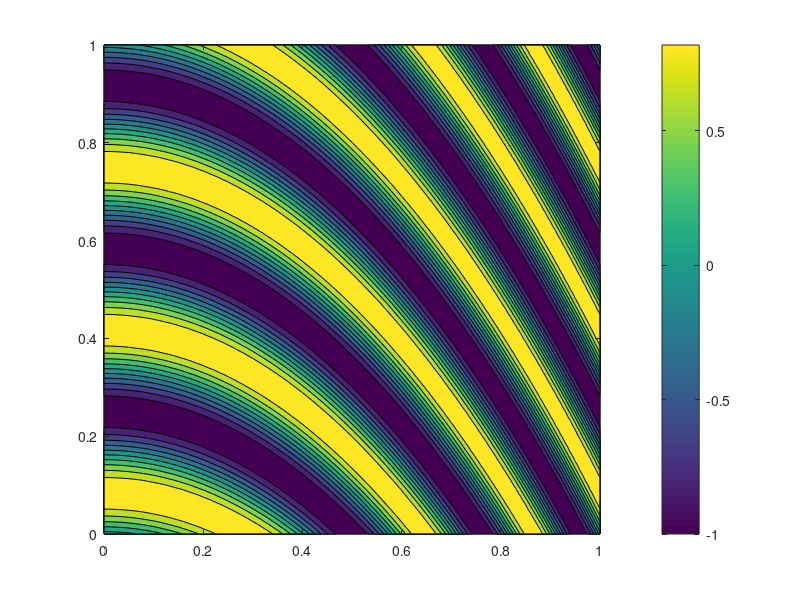
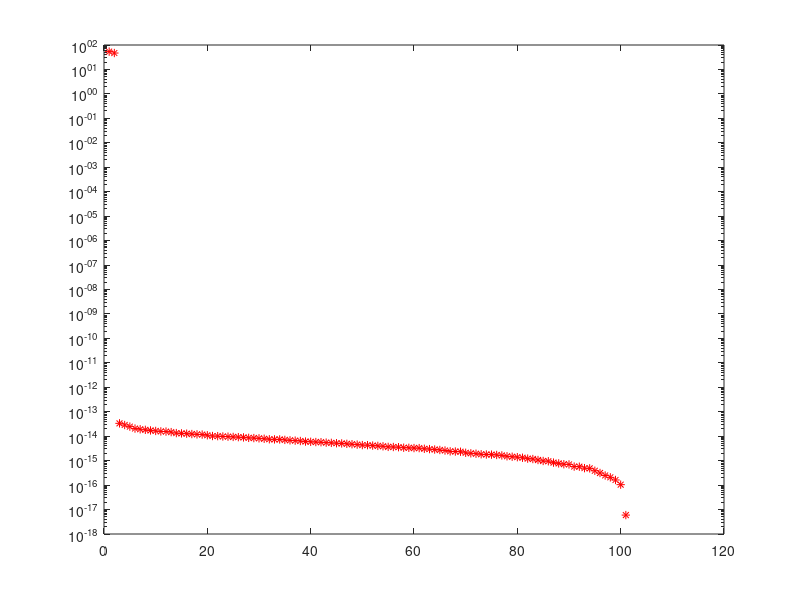
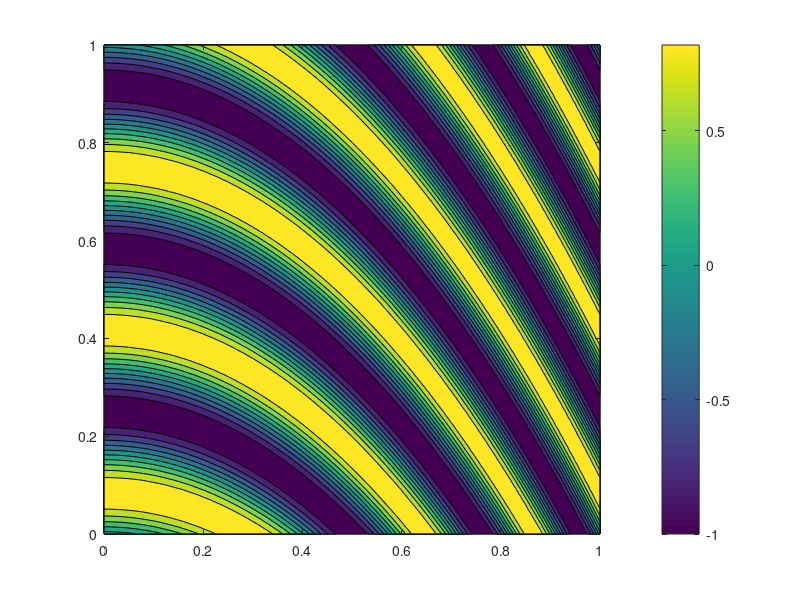

MATLAB code to generate these figures, in order:
%% Exercise 1
clear all
close all
format long

n = 400;
v = ones( n,1 );
f = @(x) v' * x;

sigma = 0.01;

M = eye( n );
A = zeros( 2*n-1, n );
b = zeros( 2*n-1, 1 );
for i = 1 : n
    e = M(:,i);
    b(i) = f(e) + sigma * randn(1);
    A(i,:) = e';
end

M(n,:) = 1;
for i = 1 : n-1
    e = M(:,i);
    b(n+i) = f(e) + sigma * randn(1);
    A(n+i,:) = e';
end

% Check that the associated normal equations have a unique solution.
if rank( A ) == min( size( A ) )
    fprintf( "A is full rank.\n" )
else
    fprintf( "A is not full rank (rank=%d).\n", rank( A ) )
end
    
% (a) Solve the system by solving the normal equations using Cholesky
A_n = A' * A;
b_n = A' * b;
fprintf( "The condition number of A' * A is %f\n", cond(A' * A) )
L = chol( A_n, 'lower' );
ya = L \ ( b_n );
xa = L' \ ya;

% (b) Solve the system by using the SVD decomposition
[ U,S,V ] = svd( A, 0 );
IS = S';
for i = 1 : n
    IS(i,i) = 1 / S(i,i);
end
xb = V * inv(S) * U' * b;
% Compare the numerical solutions with the reference solution xex = v
xex = v;
err2_a = norm( xa - xex ) / norm( xex );
err2_b = norm( xb - xex ) / norm( xex );
erri_a = norm( xa - xex, Inf ) / norm( xex, Inf );
erri_b = norm( xb - xex, Inf ) / norm( xex, Inf );

fprintf( "\nRelative error (L2):" )
fprintf( "\nNormal equations + Cholesky: %1.15e", err2_a )
fprintf( "\nSVD decomposition:           %1.15e\n", err2_b )

fprintf( "\nRelative error (Linf):" )
fprintf( "\nNormal equations + Cholesky: %1.15e", erri_a )
fprintf( "\nSVD decomposition:           %1.15e\n", erri_b )

%% Exercise 1
%  Repeat the computation for sigma = 2 and discuss the differences.
%  Get the same errors for Cholesky and SVD

clear all
close all
format long
n = 400;
v = ones( n,1 );
f = @(x) v' * x;

sigma = 2;

M = eye( n );
A = zeros( 2*n-1, n );
b = zeros( 2*n-1, 1 );
for i = 1 : n
    e = M(:,i);
    b(i) = f(e) + sigma * randn(1);
    A(i,:) = e';
end

M(n,:) = 1;
for i = 1 : n-1
    e = M(:,i);
    b(n+i) = f(e) + sigma * randn(1);
    A(n+i,:) = e';
end

% Check that the associated normal equations have a unique solution.
if rank( A ) == min( size( A ) )
    fprintf( "A is full rank.\n" )
else
    fprintf( "A is not full rank (rank=%d).\n", rank( A ) )
end

% (a) Solve the system by solving the normal equations using Cholesky
A_n = A' * A;
b_n = A' * b;
fprintf( "The condition number of A' * A is %f\n", cond(A' * A) )
L = chol( A_n, 'lower' );
ya = L \ ( b_n );
xa = L' \ ya;

% (b) Solve the system by using the SVD decomposition
[ U,S,V ] = svd( A );
IS = S';
for i = 1 : n
    IS(i,i) = 1 / S(i,i);
end
xb = V * IS * U' * b;

% Compare the numerical solutions with the reference solution xex = v
xex = v;
err2_a = norm( xa - xex ) / norm( xex );
err2_b = norm( xb - xex ) / norm( xex );
erri_a = norm( xa - xex, Inf ) / norm( xex, Inf );
erri_b = norm( xb - xex, Inf ) / norm( xex, Inf );

fprintf( "\nRelative error (L2):" )
fprintf( "\nNormal equations + Cholesky: %1.15e", err2_a )
fprintf( "\nSVD decomposition:           %1.15e\n", err2_b )

fprintf( "\nRelative error (Linf):" )
fprintf( "\nNormal equations + Cholesky: %1.15e", erri_a )
fprintf( "\nSVD decomposition:           %1.15e\n", erri_b )

%% Exercise 2
%  Underdetermined system
clear all
close all
format long
n = 400;
v = ones( n,1 );
f = @(x) v' * x;

sigma = 0.01;

M = eye( n );
A = zeros( n/2, n );
b = zeros( n/2, 1 );
for i = 1 : n/2
    e = M(:,i);
    b(i) = f(e) + sigma * randn(1);
    A(i,:) = e';
end

% Check that the associated normal equations have a unique solution.
if rank( A ) == min( size( A ) )
    fprintf( "A is full rank.\n" )
else
    fprintf( "A is not full rank (rank=%d).\n", rank( A ) )
end

% (b) Solve the system by using the SVD decomposition
[ U,S,V ] = svd( A );
IS = S';
for i = 1 : n/2
    IS(i,i) = 1 / S(i,i);
end
xb = V * IS * U' * b;

% Compare the numerical solutions with the reference solution xex = v
xex = v;
err2_b = norm( xb(1:n/2) - xex(1:n/2) ) / norm( xex(1:n/2) );
erri_b = norm( xb(1:n/2) - xex(1:n/2), Inf ) / norm( xex(1:n/2), Inf );

fprintf( "\nRelative error (L2):" )
fprintf( "\nSVD decomposition:           %e\n", err2_b )

fprintf( "\nRelative error (Linf):" )
fprintf( "\nSVD decomposition:           %e\n", erri_b )

%% Exercise 03
clear all 
close all
format long

n = 100;
d0 = 2 * ones( n,1 );
d1 = - ones( n-1,1 );
B = diag(d0) + diag(d1,1) + diag(d1,-1);
A = expm(-5*B);

% Using the SVD of A build an approximation A_hat of rank 40.
[ U,S,V ] = svd( A );
figure, semilogy( diag(S), 'o' )
title( "Singular values of A" )

p = 40;
IS = S;
for i = p+1 : n
    IS(i,i) = 0;
end
A_hat = U * IS * V';

% Compute the relative error in the Frobenius norm.
err = norm( A - A_hat, 'fro' ) / norm( A, 'fro' );
fprintf( "Relative error (Frobenius norm): %e\n", err )

%% Exercise 04
clear all
close all
format long

n = 50;
v = (0:n) / n;
A = vander( v' );

xex = ones( n+1,1 );
b = A * xex;

% (a) Solve the system using the LU factorization with pivoting.
[ L,U,P ] = lu( A );
ya = L \ (P * b);
xa = U \ ya;
    
% (b) Using the SVD of A, build an approximation A_hat of rank p < N + 1.
%     Solve the resulting singular system in the minimum norm least square
%     sense using the SVD of A_hat.
[ U,S,V ] = svd( A );
figure, semilogy( diag(S) )
title( "Singular values of A" )

p=1;
check1 = 1;
check2 = 10^10;

while(check1>10^(-7) || check2>10^7)
    if (p==n+1) 
        break;
    end
    p = p+1;
    IS=S;
    for i = p+1 : n
        IS(i,i) = 0;
    end
    A_hat = U * IS * V';
    check1 = norm( A - A_hat, 'fro' ) / norm( A, 'fro' );
    check2 = IS(1,1) / IS(p,p);
end

if (p==n+1)
    fprintf("\nA_hat does not exist.")
else
    fprintf( "\np=%d, Relative error (Frobenius norm): %e", p, check1 )
    fprintf( "\nSingular values ratio:           %e\n", check2 )
end
xb = pinv( A_hat ) * b;

% Compute the relative error in the l2 norm.
err2_a = norm( xa - xex ) / norm( xex );
err2_b = norm( xb - xex ) / norm( xex );
err2_a_inf = norm( xa - xex, Inf ) / norm( xex, Inf );
err2_b_inf = norm( xb - xex, Inf ) / norm( xex, Inf );
fprintf( "\nRelative error on the solution (L2):" )
fprintf( "\nLU factorization:  %e", err2_a )
fprintf( "\nSVD decomposition: %e", err2_b )
fprintf( "\nRelative error on the solution (Linf):" )
fprintf( "\nLU factorization:  %e", err2_a_inf )
fprintf( "\nSVD decomposition: %e\n", err2_b_inf )

apriori_2   = cond(A)*eps
apriori_inf = cond(A,inf)*eps

%% Exercise 05
clear
n = 50;
v = (0:n) / n;
v(end) = 3;
A = vander( v );

xex = ones( n+1,1 );
b = A * xex;

% (a) Solve the system using the LU factorization with pivoting.
[ L,U,P ] = lu( A );
ya = L \ (P * b);
xa = U \ ya;

% (b) Using the SVD of A, build an approximation A_hat of rank p < N + 1.
%     Solve the resulting singular system in the minimum norm least square
%     sense using the SVD of A_hat.
[ U,S,V ] = svd( A );
figure, semilogy( diag(S), 'o' )
title( "Singular values of A" )

p=1;
check1 = 1;
check2 = 10^8;

while(check1>10^(-7) || check2>10^7)
    if (p==n+1) 
        break;
    end
    p = p+1;
    IS=S;
    for i = p+1 : n
        IS(i,i) = 0;
    end
    A_hat = U * IS * V';
    p
    check1 = norm( A - A_hat, 'fro' ) / norm( A, 'fro' )
    check2 = IS(1,1) / IS(p,p)
end

if (p==n+1)
    fprintf("\nA_hat does not exist.")
else
    fprintf( "\np=%d, Relative error (Frobenius norm): %e", p, check1 )
    fprintf( "\nSingular values ratio:           %e\n", check2 )
end
xb = pinv( A_hat ) * b;

% Compute the relative error in the l2 norm.
err2_a = norm( xa - xex ) / norm( xex );
err2_b = norm( xb - xex ) / norm( xex );
err2_a_inf = norm( xa - xex, Inf ) / norm( xex, Inf );
err2_b_inf = norm( xb - xex, Inf ) / norm( xex, Inf );
fprintf( "\nRelative error on the solution (L2):" )
fprintf( "\nLU factorization:  %e", err2_a )
fprintf( "\nSVD decomposition: %e\n", err2_b )
fprintf( "\nRelative error on the solution (Linf):" )
fprintf( "\nLU factorization:  %e", err2_a_inf )
fprintf( "\nSVD decomposition: %e\n", err2_b_inf )

apriori_2   = cond(A)*eps
apriori_inf = cond(A,inf)*eps


%% Exercise 6
clear all
close all
format long

L=1;
N=100;
dx=L/N;
x=[0:dx:L];
y=[0:dx:L]; 
f=@(x,y) sin(6*pi*(x+y^2)/L);
A=zeros(N+1,N+1);

for j=1:N+1
    for i=1:N+1
    A(i,j)=f(x(i),y(j));
    end
end


figure(1)
contourf(x,y,A)
colorbar

[U,S,V]=svd(A);
ss=diag(S);

figure(2)
semilogy(ss,'r*')
ss(3:end)=0;
Shat=diag(ss);
Ahat=U*Shat*V';

figure(3)
contourf(x,y,Ahat)
colorbar

err_fro=norm(A-Ahat, 'fro')/norm(A, 'fro')
 


